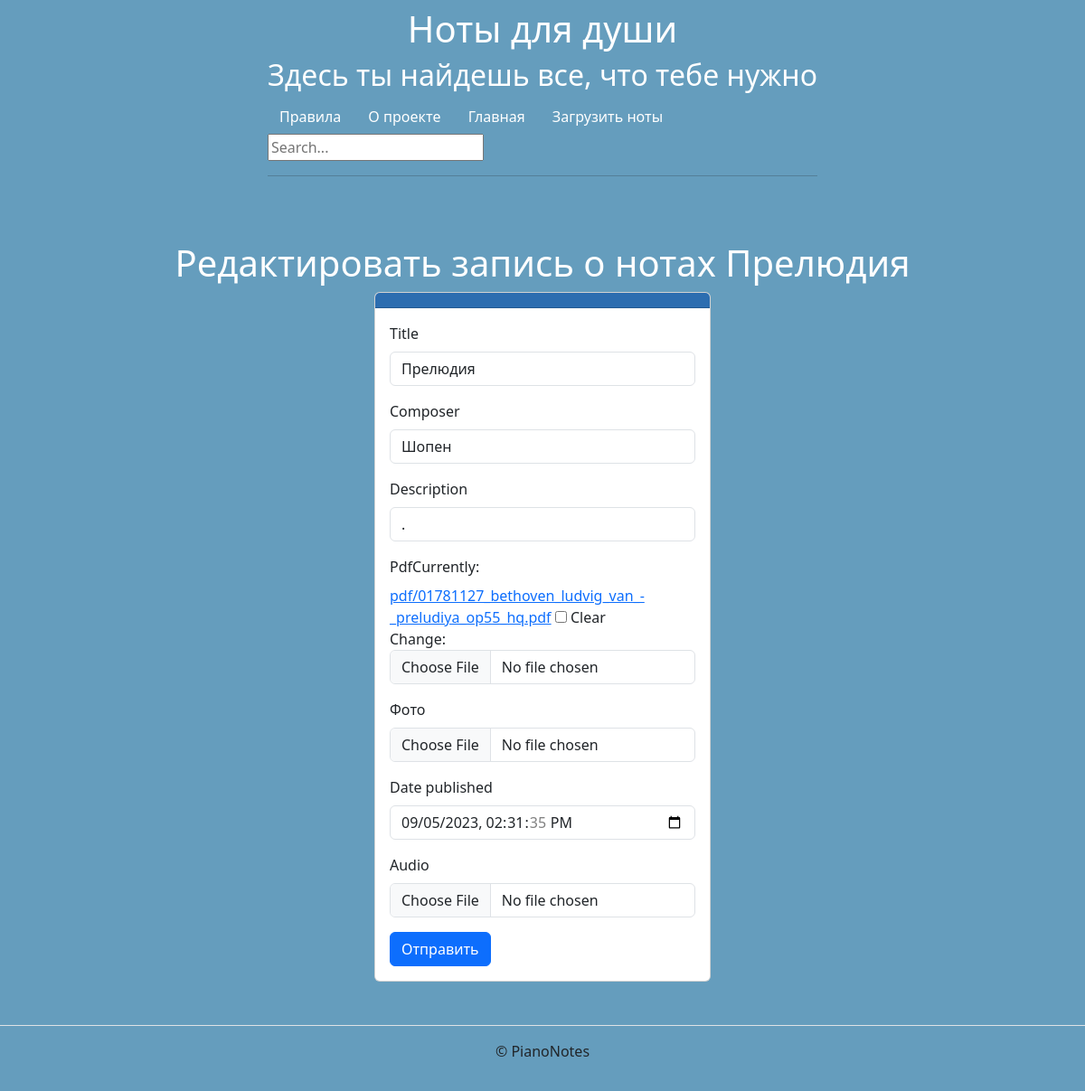
The app's page /edit/9 with its own data.
### notes/models.py (models this page shows, shortened)
class Note(models.Model):
    title = models.CharField(max_length=200)
    composer = models.CharField(max_length=200, blank=True)
    description = models.CharField(max_length=400, blank=True)
    author = models.ForeignKey(User, on_delete=models.CASCADE, blank=True, null=True)
    pub_date = models.DateTimeField(verbose_name='date published', default=timezone.now())
    pdf = models.FileField(upload_to='pdf/', blank=True, default=None, null=True, validators=[FileExtensionValidator(['pdf'])])
    audio = models.FileField(blank=True, null=True, upload_to='audio')
    image = models.ImageField('Фото', blank=True, upload_to='posts_images')
    class Meta:
        verbose_name ='Ноты'
        verbose_name_plural = 'Ноты'

### notes/views.py (the view)
# urls.py: path('edit/<int:pk>', views.edit, name='edit'),
def edit(request, pk):
    instance = get_object_or_404(Note, pk=pk)
    form = NoteCreateForm(request.POST or None,
                          instance=instance,
                          files=request.FILES or None)
    context = {'form': form}
    if form.is_valid():
        form.save()
    return render(request, 'notes.html', context)

### notes/forms.py
class NoteCreateForm(forms.ModelForm):
    class Meta:
        model = Note
        fields = ('title', 'composer', 'description', 'pdf', 'image', 'pub_date', 'audio')
        widgets = {
            'pub_date': forms.DateTimeInput(attrs={'type': 'datetime-local'})
        }

### templates/notes.html (shortened to what this page needs)
{% extends "base.html" %}
{% load django_bootstrap5 %}
{% block content %}
  {% if "/edit/" in request.path %}
    <h1 style="color: white; text-align: center">Редактировать запись о нотах {{ form.instance.title }}</h1>
      {% elif "/delete/" in request.path %}
      <h1 style="color: white; text-align: center">Удалить данные о нотах {{ form.instance.title }}</h1>
  {% else %}
    <h1 style="color: white; text-align: center">Создать запись</h1>
  {% endif %}
  <div class="card col-4" style="margin: 0 auto">
    <div class="card-header" style="background-color: #2c6db0">
    </div>
    <div class="card-body">
      <form method="post" enctype="multipart/form-data">
          {% if not '/delete/' in request.path %}
            {% bootstrap_form form %}
            {% bootstrap_button button_type="submit" content="Отправить" %}
        {% else %}
        {% bootstrap_button button_type="submit" content="Удалить" %}
      {% endif %}
      </form>
    </div>
  </div>
{% endblock content %}

### records on screen
Note: instance "Прелюдия", title "Прелюдия", composer "Шопен", description ".", pub_date "09/05/2023 14:31:35"
